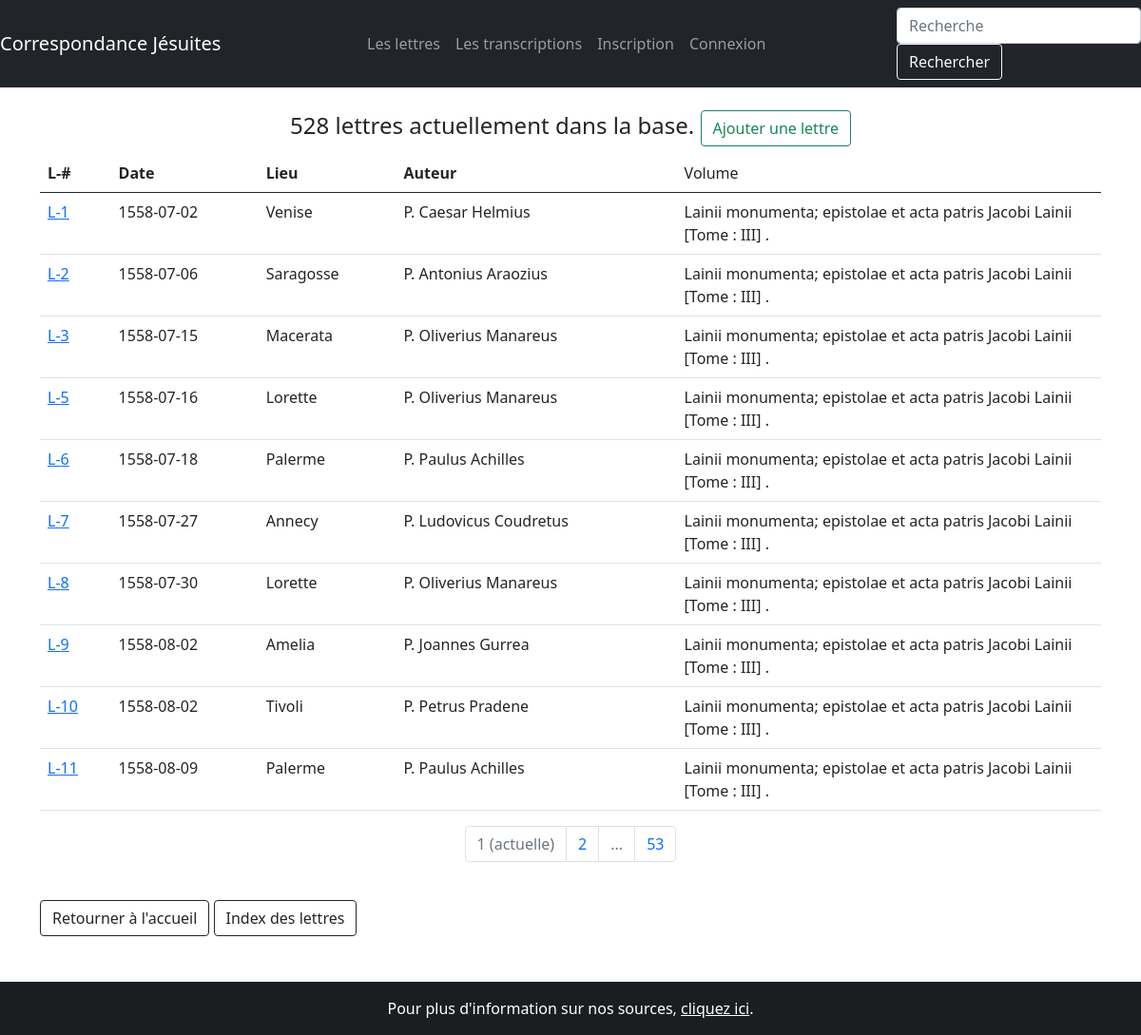
The page /lettres on the database its author committed.
### correspondance/modeles/donnees.py (models this page shows, shortened)
class Lettre(db.Model):
    __tablename__ = "lettre"
    lettre_id = db.Column(db.Integer, unique=True, nullable=False, primary_key=True, autoincrement=True)
    lettre_date = db.Column(db.Text, nullable=False)
    lettre_numero = db.Column(db.Text)
    lettre_redacteur = db.Column(db.Text)
    lettre_lieu = db.Column(db.Text)
    lettre_volume = db.relationship("Publication", secondary=Source, backref=db.backref("Lettre", lazy='dynamic'))
    transcription_texte: List["Transcription"] = db.relationship("Transcription", back_populates="lettre",
                                                                 cascade="all,delete")
    contributions = db.relationship("Contribution", back_populates="lettre")

class Publication(db.Model):
    __tablename__ = "publication"
    publication_id = db.Column(db.Integer, unique=True, nullable=False, primary_key=True, autoincrement=True)
    publication_titre = db.Column(db.Text)
    publication_volume = db.Column(db.Text)
    contributions = db.relationship("Contribution", back_populates="publication")

### correspondance/routes/generic.py (the view)
@app.route('/lettres', methods=["POST", "GET"])
def lettres():
    page = request.args.get("page", 1)
    if isinstance(page, str) and page.isdigit():
        page = int(page)
    else:
        page = 1
    lettres = Lettre.query.paginate(page=page, per_page=LETTRES_PAR_PAGE)
    publications = Publication.query.all()
    return render_template('pages/lettres.html', nom="Correspondance jésuite",
                           lettres=lettres, publications=publications)

### correspondance/templates/pages/lettres.html
{% extends "conteneur.html" %}
{%block corps%}
    {% if lettres %}
    <div>
        <br/>
        <h4 class="text-center">{{lettres.total}} lettres actuellement dans la base.
            <a class="btn btn-outline-success" role="button" href="{{url_for('creation')}}">Ajouter une lettre</a>
        </h4>
    </div>
        <table class="table">
                <thead>
                        <tr>
                                <th>L-#</th>
                                <th>Date</th>
                                <th>Lieu</th>
                                <th>Auteur</th>
                                <td>Volume</td>
                        </tr>
                </thead>
                <tbody>
                        {% for lettre in lettres.items %}
                        <tr>
                            <td><a href={{url_for('unique_lettre',lettre_id=lettre.lettre_id)}}>L-{{lettre.lettre_id}}</a></td>
                            <td>{{lettre.lettre_date}}</td>
                            <td>{{lettre.lettre_lieu}}</td>
                            <td>{{lettre.lettre_redacteur}}</td>
                            <td width=40% >{% if lettre.lettre_volume %}
                                {% for publication in lettre.lettre_volume %}
                                {{publication.publication_titre}} [Tome : {{publication.publication_volume}}] .
                                {% endfor %}
                                {% endif %}
                            </td>
                        </tr>
                        {% endfor %}
                </tbody>
        </table>
        <nav aria-label="research-pagination">
              <ul class="pagination justify-content-center">
                {%- for page in lettres.iter_pages(left_edge=1, left_current=1, right_current=2, right_edge=1) %}
                    {% if page %}
                      {% if page != lettres.page %}
                        <li class="page-item">
                            <a class="page-link" href="{{ url_for('lettres', page=page) }}">{{page}}</a>
                        </li>
                      {% else %}
                        <li class="page-item active disabled">
                          <a class="page-link">{{page}} <span class="sr-only">(actuelle)</span></a>
                        </li>
                      {% endif %}
                    {% else %}
                        <li class="page-item disabled">
                          <a class="page-link">...</a>
                        </li>
                    {% endif %}
                {%- endfor %}
              </ul>
        </nav>
        {% else %}
        <p>La base de données est en cours de constitution</p>
        {% endif %}
<br/>
    <a class="btn btn-outline-dark" role="button" href="{{url_for('accueil')}}">Retourner à l'accueil</a>
    <a class="btn btn-outline-dark" role="button" href="{{url_for('index')}}">Index des lettres</a>
<br/>
<br/>
<br/>
{%endblock%}

### rows shown on the page
Lettre: lettre_id "1", lettre_date "1558-07-02", lettre_lieu "Venise", lettre_redacteur "P. Caesar Helmius"
Publication: publication_titre "Lainii monumenta; epistolae et acta patris Jacobi Lainii", publication_volume "III"
Lettre: lettre_id "2", lettre_date "1558-07-06", lettre_lieu "Saragosse", lettre_redacteur "P. Antonius Araozius"
Lettre: lettre_id "3", lettre_date "1558-07-15", lettre_lieu "Macerata", lettre_redacteur "P. Oliverius Manareus"
Lettre: lettre_id "5", lettre_date "1558-07-16", lettre_lieu "Lorette", lettre_redacteur "P. Oliverius Manareus"
Lettre: lettre_id "6", lettre_date "1558-07-18", lettre_lieu "Palerme", lettre_redacteur "P. Paulus Achilles"
Lettre: lettre_id "7", lettre_date "1558-07-27", lettre_lieu "Annecy", lettre_redacteur "P. Ludovicus Coudretus"
Lettre: lettre_id "8", lettre_date "1558-07-30", lettre_lieu "Lorette", lettre_redacteur "P. Oliverius Manareus"
Lettre: lettre_id "9", lettre_date "1558-08-02", lettre_lieu "Amelia", lettre_redacteur "P. Joannes Gurrea"
Lettre: lettre_id "10", lettre_date "1558-08-02", lettre_lieu "Tivoli", lettre_redacteur "P. Petrus Pradene"
Lettre: lettre_id "11", lettre_date "1558-08-09", lettre_lieu "Palerme", lettre_redacteur "P. Paulus Achilles"

### other values the page prints
{{ lettres.total }} "528"
{{ page }} "1"
{{ page }} "2" "53"
